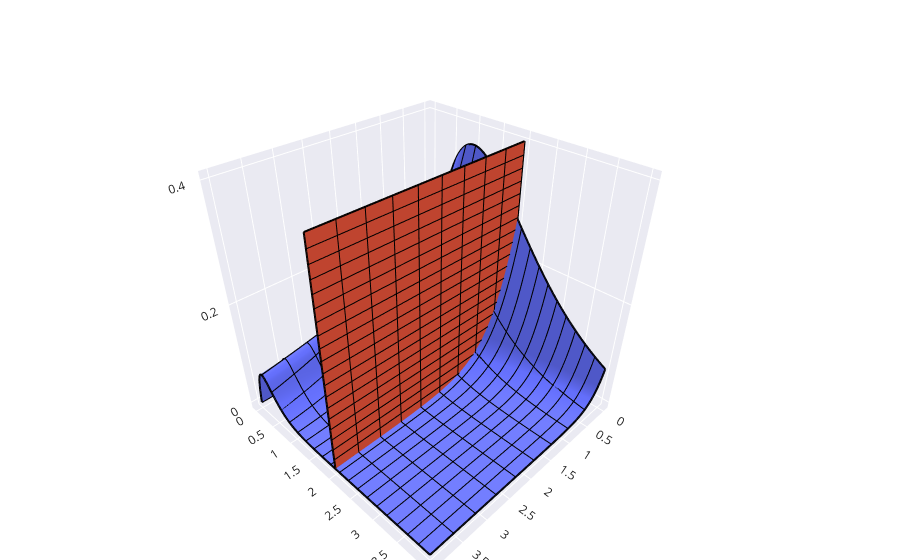

This figure's notebook cell:
### Code cell
u, v = symbols('u v', real=True, positive=True)

gamma = (u, v, v*exp(-u*v-v), (u, 0, 4), (v, 0, 4), 'gamma')
plane = (u, 2, v, (u, 0, 4), (v, 0, 0.4), 'y=2')

surfaces = plot3d_parametric_surface(gamma, plane, 
    backend=PB, wireframe=True, wf_n2=20,
    legend=False, show=False
)

surfaces.show()
